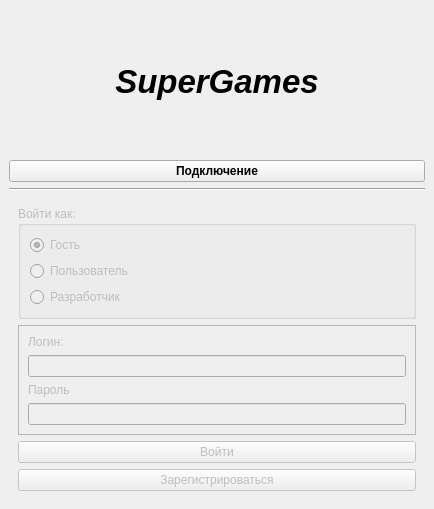
<?xml version="1.0" encoding="UTF-8"?>
<ui version="4.0">
 <class>MainWindow</class>
 <widget class="QMainWindow" name="MainWindow">
  <property name="geometry">
   <rect>
    <x>0</x>
    <y>0</y>
    <width>434</width>
    <height>509</height>
   </rect>
  </property>
  <property name="sizePolicy">
   <sizepolicy hsizetype="Preferred" vsizetype="Fixed">
    <horstretch>0</horstretch>
    <verstretch>0</verstretch>
   </sizepolicy>
  </property>
  <property name="windowTitle">
   <string>SuperGames: Вход</string>
  </property>
  <widget class="QWidget" name="centralwidget">
   <layout class="QVBoxLayout" name="verticalLayout">
    <item>
     <widget class="QLabel" name="programTitle">
      <property name="font">
       <font>
        <pointsize>25</pointsize>
        <italic>true</italic>
        <bold>true</bold>
       </font>
      </property>
      <property name="text">
       <string>SuperGames</string>
      </property>
      <property name="alignment">
       <set>Qt::AlignCenter</set>
      </property>
     </widget>
    </item>
    <item>
     <widget class="QPushButton" name="connectionButton">
      <property name="font">
       <font>
        <bold>true</bold>
       </font>
      </property>
      <property name="text">
       <string>Подключение</string>
      </property>
     </widget>
    </item>
    <item>
     <widget class="Line" name="line">
      <property name="orientation">
       <enum>Qt::Horizontal</enum>
      </property>
     </widget>
    </item>
    <item>
     <widget class="QWidget" name="signInBlock" native="true">
      <property name="enabled">
       <bool>false</bool>
      </property>
      <layout class="QVBoxLayout" name="signInBlockLayout">
       <item>
        <widget class="QGroupBox" name="groupBox">
         <property name="title">
          <string>Войти как:</string>
         </property>
         <property name="flat">
          <bool>true</bool>
         </property>
         <layout class="QVBoxLayout" name="verticalLayout_2">
          <item>
           <widget class="QRadioButton" name="radioButtonGuest">
            <property name="text">
             <string>Гость</string>
            </property>
            <property name="checked">
             <bool>true</bool>
            </property>
           </widget>
          </item>
          <item>
           <widget class="QRadioButton" name="radioButtonUser">
            <property name="text">
             <string>Пользователь</string>
            </property>
           </widget>
          </item>
          <item>
           <widget class="QRadioButton" name="radioButtonDeveloper">
            <property name="text">
             <string>Разработчик</string>
            </property>
           </widget>
          </item>
         </layout>
        </widget>
       </item>
       <item>
        <widget class="QFrame" name="formFrame">
         <property name="enabled">
          <bool>false</bool>
         </property>
         <property name="frameShape">
          <enum>QFrame::StyledPanel</enum>
         </property>
         <property name="frameShadow">
          <enum>QFrame::Plain</enum>
         </property>
         <layout class="QVBoxLayout" name="verticalLayout_3">
          <item>
           <widget class="QLabel" name="loginLabel">
            <property name="text">
             <string>Логин:</string>
            </property>
           </widget>
          </item>
          <item>
           <widget class="QLineEdit" name="loginField"/>
          </item>
          <item>
           <widget class="QLabel" name="passwordLabel">
            <property name="text">
             <string>Пароль</string>
            </property>
           </widget>
          </item>
          <item>
           <widget class="QLineEdit" name="passwordField">
            <property name="echoMode">
             <enum>QLineEdit::Password</enum>
            </property>
           </widget>
          </item>
         </layout>
        </widget>
       </item>
       <item>
        <widget class="QPushButton" name="loginPushButton">
         <property name="text">
          <string>Войти</string>
         </property>
        </widget>
       </item>
       <item>
        <widget class="QPushButton" name="registerPushButton">
         <property name="text">
          <string>Зарегистрироваться</string>
         </property>
        </widget>
       </item>
      </layout>
     </widget>
    </item>
   </layout>
  </widget>
 </widget>
 <resources/>
 <connections/>
</ui>
